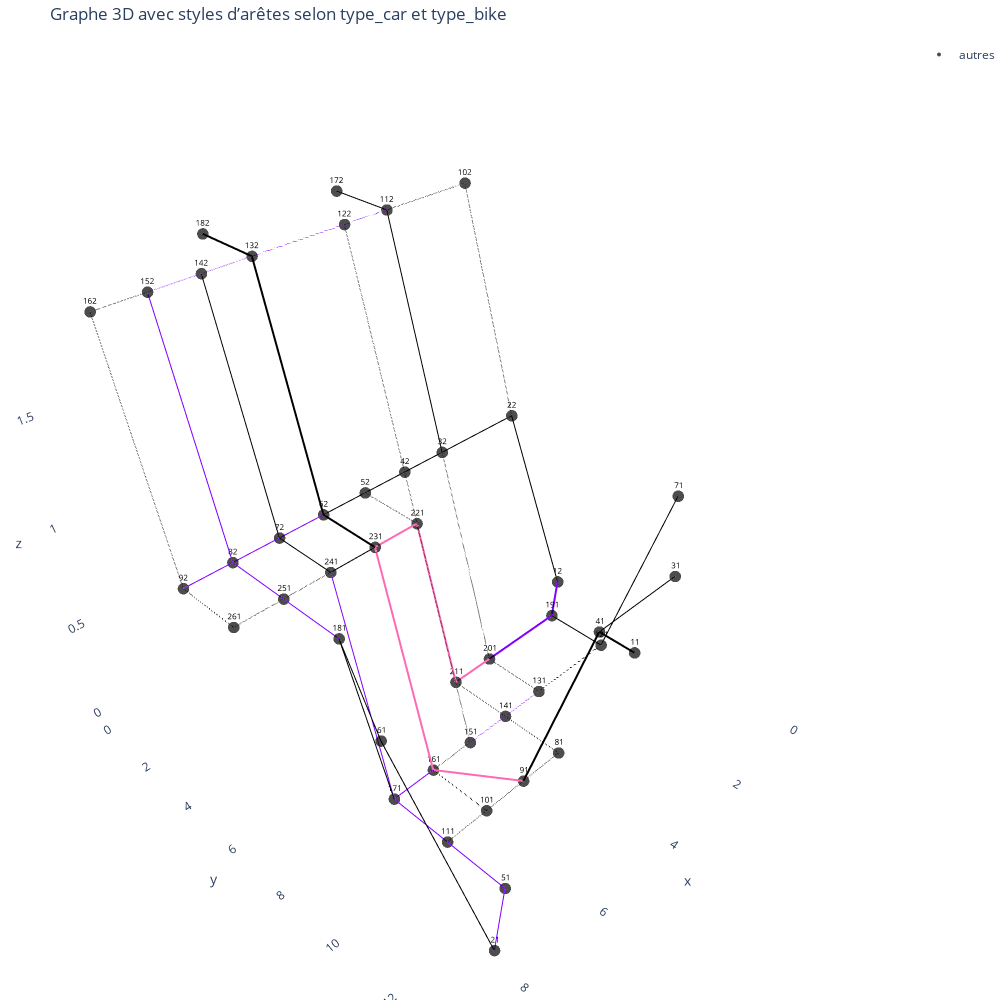

Source (notebook cell):
### Code cell
def get_edge_style(row):
    # couleur selon le type de piste cyclable
    if pd.isna(row["type_bike"]) or row["type_bike"] in ["None", ""]:
        color = "#000000"  # noir
    elif row["type_bike"] == "bike_path":
        color = "#ff69b4"  # rose
    elif row["type_bike"] == "bike_lane":
        color = "#8000ff"  # violet
    else:
        color = "#555555"  # par défaut

    # style selon le type de route
    if row["type_car"] == "primary":
        width = 4
        dash = "solid"
    elif row["type_car"] == "secondary":
        width = 2
        dash = "solid"
    elif row["type_car"] == "tertiary":
        width = 2
        dash = "dot"
    else:
        width = 1
        dash = "solid"

    return color, width, dash

# --- Créer une trace par type de style ---
edge_traces = []

for _, row in edges.iterrows():
    u, v = row["node1"], row["node2"]
    print(u)
    print(v)
    x0, y0, z0 = G.nodes[u]["x"], G.nodes[u]["y"], G.nodes[u]["z"]
    x1, y1, z1 = G.nodes[v]["x"], G.nodes[v]["y"], G.nodes[v]["z"]

    color, width, dash = get_edge_style(row)
    edge_traces.append(
        go.Scatter3d(
            x=[x0, x1],
            y=[y0, y1],
            z=[z0, z1],
            mode="lines",
            line=dict(color=color, width=width, dash=dash),
            hoverinfo="none",
            showlegend=False
        )
    )



# --- Nœuds par type ---
ext_nodes = node_trace("orange", 8, "ext")
act_nodes = node_trace("red", 8, "act")
dom_nodes = node_trace("yellow", 8, "dom")

# --- Nœuds "autres" ---
other_nodes = nodes[~nodes["type"].isin(["ext", "act", "dom"])]
other_trace = go.Scatter3d(
    x=other_nodes["x"], y=other_nodes["y"], z=other_nodes["z"],
    mode='markers+text',
    text=other_nodes["node"],
    hovertext=other_nodes["node"],
    hoverinfo="text",
    marker=dict(size=4, color="black", opacity=0.7),
    name="autres",
    textposition="top center",
    textfont=dict(size=8, color="black")
)

# --- Combiner les traces ---
fig = go.Figure(data=edge_traces + [ext_nodes, act_nodes, dom_nodes, other_trace])

fig.update_layout(
    title="Graphe 3D avec styles d’arêtes selon type_car et type_bike",
    showlegend=True,
    scene=dict(
        xaxis=dict(showbackground=False),
        yaxis=dict(showbackground=False),
        zaxis=dict(showbackground=False)
    ),
    margin=dict(l=0, r=0, b=0, t=40),
    width=1000,
    height=1000

)

### Figure 1 — Plotly figure (JSON) as saved in the notebook; plotly's stock layout.template omitted (floating-point values rounded to 4 significant figures)
{"data": [{"hoverinfo": "none", "line": {"color": "#000000", "dash": "solid", "width": 4}, "mode": "lines", "showlegend": false, "type": "scatter3d", "x": [5, 5], "y": [13, 12], "z": [1, 1]}, {"hoverinfo": "none", "line": {"color": "#000000", "dash": "solid", "width": 2}, "mode": "lines", "showlegend": false, "type": "scatter3d", "x": [5, 3], "y": [12, 12], "z": [1, 1]}, {"hoverinfo": "none", "line": {"color": "#000000", "dash": "solid", "width": 4}, "mode": "lines", "showlegend": false, "type": "scatter3d", "x": [5, 5], "y": [12, 10], "z": [1, 0]}, {"hoverinfo": "none", "line": {"color": "#ff69b4", "dash": "solid", "width": 4}, "mode": "lines", "showlegend": false, "type": "scatter3d", "x": [5, 6], "y": [10, 8], "z": [0, 0]}, {"hoverinfo": "none", "line": {"color": "#000000", "dash": "dot", "width": 2}, "mode": "lines", "showlegend": false, "type": "scatter3d", "x": [5, 6], "y": [10, 10], "z": [0, 0]}, {"hoverinfo": "none", "line": {"color": "#000000", "dash": "dot", "width": 2}, "mode": "lines", "showlegend": false, "type": "scatter3d", "x": [5, 4], "y": [10, 10], "z": [0, 0]}, {"hoverinfo": "none", "line": {"color": "#000000", "dash": "dot", "width": 2}, "mode": "lines", "showlegend": false, "type": "scatter3d", "x": [6, 7], "y": [10, 10], "z": [0, 0]}, {"hoverinfo": "none", "line": {"color": "#000000", "dash": "dot", "width": 2}, "mode": "lines", "showlegend": false, "type": "scatter3d", "x": [6, 6], "y": [10, 8], "z": [0, 0]}, {"hoverinfo": "none", "line": {"color": "#000000", "dash": "dot", "width": 2}, "mode": "lines", "showlegend": false, "type": "scatter3d", "x": [4, 4], "y": [10, 8], "z": [0, 0]}, {"hoverinfo": "none", "line": {"color": "#8000ff", "dash": "dot", "width": 2}, "mode": "lines", "showlegend": false, "type": "scatter3d", "x": [4, 5], "y": [8, 8], "z": [0, 0]}, {"hoverinfo": "none", "line": {"color": "#8000ff", "dash": "solid", "width": 2}, "mode": "lines", "showlegend": false, "type": "scatter3d", "x": [7, 6], "y": [8, 8], "z": [0, 0]}, {"hoverinfo": "none", "line": {"color": "#000000", "dash": "dot", "width": 2}, "mode": "lines", "showlegend": false, "type": "scatter3d", "x": [5, 6], "y": [8, 8], "z": [0, 0]}, {"hoverinfo": "none", "line": {"color": "#8000ff", "dash": "solid", "width": 2}, "mode": "lines", "showlegend": false, "type": "scatter3d", "x": [7, 7], "y": [10, 8], "z": [0, 0]}, {"hoverinfo": "none", "line": {"color": "#8000ff", "dash": "solid", "width": 2}, "mode": "lines", "showlegend": false, "type": "scatter3d", "x": [7, 7], "y": [10, 12], "z": [0, 0]}, {"hoverinfo": "none", "line": {"color": "#8000ff", "dash": "solid", "width": 2}, "mode": "lines", "showlegend": false, "type": "scatter3d", "x": [7, 8], "y": [12, 13], "z": [0, 0]}, {"hoverinfo": "none", "line": {"color": "#000000", "dash": "solid", "width": 2}, "mode": "lines", "showlegend": false, "type": "scatter3d", "x": [8, 9], "y": [13, 11], "z": [0, 1]}, {"hoverinfo": "none", "line": {"color": "#000000", "dash": "solid", "width": 2}, "mode": "lines", "showlegend": false, "type": "scatter3d", "x": [9, 8], "y": [11, 8], "z": [1, 1]}, {"hoverinfo": "none", "line": {"color": "#000000", "dash": "solid", "width": 2}, "mode": "lines", "showlegend": false, "type": "scatter3d", "x": [8, 7], "y": [8, 8], "z": [1, 0]}, {"hoverinfo": "none", "line": {"color": "#8000ff", "dash": "solid", "width": 2}, "mode": "lines", "showlegend": false, "type": "scatter3d", "x": [8, 8], "y": [8, 6], "z": [1, 1]}, {"hoverinfo": "none", "line": {"color": "#000000", "dash": "dot", "width": 2}, "mode": "lines", "showlegend": false, "type": "scatter3d", "x": [8, 7], "y": [6, 6], "z": [1, 1]}, {"hoverinfo": "none", "line": {"color": "#8000ff", "dash": "solid", "width": 2}, "mode": "lines", "showlegend": false, "type": "scatter3d", "x": [7, 7], "y": [6, 8], "z": [1, 0]}, {"hoverinfo": "none", "line": {"color": "#000000", "dash": "solid", "width": 2}, "mode": "lines", "showlegend": false, "type": "scatter3d", "x": [7, 6], "y": [6, 6], "z": [1, 1]}, {"hoverinfo": "none", "line": {"color": "#ff69b4", "dash": "solid", "width": 4}, "mode": "lines", "showlegend": false, "type": "scatter3d", "x": [6, 6], "y": [6, 8], "z": [1, 0]}, {"hoverinfo": "none", "line": {"color": "#ff69b4", "dash": "solid", "width": 4}, "mode": "lines", "showlegend": false, "type": "scatter3d", "x": [6, 5], "y": [6, 6], "z": [1, 1]}, {"hoverinfo": "none", "line": {"color": "#000000", "dash": "dot", "width": 2}, "mode": "lines", "showlegend": false, "type": "scatter3d", "x": [5, 5], "y": [6, 8], "z": [1, 0]}, {"hoverinfo": "none", "line": {"color": "#ff69b4", "dash": "solid", "width": 4}, "mode": "lines", "showlegend": false, "type": "scatter3d", "x": [5, 4], "y": [6, 6], "z": [1, 0]}, {"hoverinfo": "none", "line": {"color": "#000000", "dash": "dot", "width": 2}, "mode": "lines", "showlegend": false, "type": "scatter3d", "x": [4, 4], "y": [6, 8], "z": [0, 0]}, {"hoverinfo": "none", "line": {"color": "#ff69b4", "dash": "solid", "width": 4}, "mode": "lines", "showlegend": false, "type": "scatter3d", "x": [4, 3], "y": [6, 6], "z": [0, 0]}, {"hoverinfo": "none", "line": {"color": "#000000", "dash": "dot", "width": 2}, "mode": "lines", "showlegend": false, "type": "scatter3d", "x": [3, 3], "y": [6, 8], "z": [0, 0]}, {"hoverinfo": "none", "line": {"color": "#8000ff", "dash": "dot", "width": 2}, "mode": "lines", "showlegend": false, "type": "scatter3d", "x": [3, 4], "y": [8, 8], "z": [0, 0]}, {"hoverinfo": "none", "line": {"color": "#000000", "dash": "dot", "width": 2}, "mode": "lines", "showlegend": false, "type": "scatter3d", "x": [3, 1], "y": [8, 8], "z": [0, 0]}, {"hoverinfo": "none", "line": {"color": "#000000", "dash": "solid", "width": 2}, "mode": "lines", "showlegend": false, "type": "scatter3d", "x": [1, 1], "y": [8, 10], "z": [0, 1]}, {"hoverinfo": "none", "line": {"color": "#000000", "dash": "solid", "width": 2}, "mode": "lines", "showlegend": false, "type": "scatter3d", "x": [1, 1], "y": [8, 6], "z": [0, 0]}, {"hoverinfo": "none", "line": {"color": "#8000ff", "dash": "solid", "width": 4}, "mode": "lines", "showlegend": false, "type": "scatter3d", "x": [1, 3], "y": [6, 6], "z": [0, 0]}, {"hoverinfo": "none", "line": {"color": "#8000ff", "dash": "solid", "width": 4}, "mode": "lines", "showlegend": false, "type": "scatter3d", "x": [1, 0], "y": [6, 5], "z": [0, 0]}, {"hoverinfo": "none", "line": {"color": "#000000", "dash": "dot", "width": 2}, "mode": "lines", "showlegend": false, "type": "scatter3d", "x": [8, 9], "y": [6, 6], "z": [1, 1]}, {"hoverinfo": "none", "line": {"color": "#000000", "dash": "solid", "width": 2}, "mode": "lines", "showlegend": false, "type": "scatter3d", "x": [0, 1], "y": [5, 4], "z": [0, 1]}, {"hoverinfo": "none", "line": {"color": "#000000", "dash": "solid", "width": 2}, "mode": "lines", "showlegend": false, "type": "scatter3d", "x": [1, 3], "y": [4, 4], "z": [1, 1]}, {"hoverinfo": "none", "line": {"color": "#000000", "dash": "dot", "width": 2}, "mode": "lines", "showlegend": false, "type": "scatter3d", "x": [3, 3], "y": [4, 6], "z": [1, 0]}, {"hoverinfo": "none", "line": {"color": "#000000", "dash": "dot", "width": 2}, "mode": "lines", "showlegend": false, "type": "scatter3d", "x": [4, 4], "y": [4, 6], "z": [1, 0]}, {"hoverinfo": "none", "line": {"color": "#000000", "dash": "solid", "width": 2}, "mode": "lines", "showlegend": false, "type": "scatter3d", "x": [3, 4], "y": [4, 4], "z": [1, 1]}, {"hoverinfo": "none", "line": {"color": "#000000", "dash": "solid", "width": 2}, "mode": "lines", "showlegend": false, "type": "scatter3d", "x": [4, 5], "y": [4, 4], "z": [1, 1]}, {"hoverinfo": "none", "line": {"color": "#000000", "dash": "dot", "width": 2}, "mode": "lines", "showlegend": false, "type": "scatter3d", "x": [5, 5], "y": [4, 6], "z": [1, 1]}, {"hoverinfo": "none", "line": {"color": "#000000", "dash": "solid", "width": 2}, "mode": "lines", "showlegend": false, "type": "scatter3d", "x": [5, 6], "y": [4, 4], "z": [1, 1]}, {"hoverinfo": "none", "line": {"color": "#000000", "dash": "solid", "width": 4}, "mode": "lines", "showlegend": false, "type": "scatter3d", "x": [6, 6], "y": [4, 6], "z": [1, 1]}, {"hoverinfo": "none", "line": {"color": "#8000ff", "dash": "solid", "width": 2}, "mode": "lines", "showlegend": false, "type": "scatter3d", "x": [6, 7], "y": [4, 4], "z": [1, 1]}, {"hoverinfo": "none", "line": {"color": "#000000", "dash": "solid", "width": 2}, "mode": "lines", "showlegend": false, "type": "scatter3d", "x": [7, 7], "y": [4, 6], "z": [1, 1]}, {"hoverinfo": "none", "line": {"color": "#8000ff", "dash": "solid", "width": 2}, "mode": "lines", "showlegend": false, "type": "scatter3d", "x": [7, 8], "y": [4, 4], "z": [1, 1]}, {"hoverinfo": "none", "line": {"color": "#8000ff", "dash": "solid", "width": 2}, "mode": "lines", "showlegend": false, "type": "scatter3d", "x": [8, 8], "y": [4, 6], "z": [1, 1]}, {"hoverinfo": "none", "line": {"color": "#000000", "dash": "dot", "width": 2}, "mode": "lines", "showlegend": false, "type": "scatter3d", "x": [9, 9], "y": [6, 4], "z": [1, 1]}, {"hoverinfo": "none", "line": {"color": "#8000ff", "dash": "solid", "width": 2}, "mode": "lines", "showlegend": false, "type": "scatter3d", "x": [8, 9], "y": [4, 4], "z": [1, 1]}, {"hoverinfo": "none", "line": {"color": "#000000", "dash": "dot", "width": 2}, "mode": "lines", "showlegend": false, "type": "scatter3d", "x": [1, 1], "y": [4, 2], "z": [1, 2]}, {"hoverinfo": "none", "line": {"color": "#000000", "dash": "dot", "width": 2}, "mode": "lines", "showlegend": false, "type": "scatter3d", "x": [1, 3], "y": [2, 2], "z": [2, 2]}, {"hoverinfo": "none", "line": {"color": "#000000", "dash": "solid", "width": 2}, "mode": "lines", "showlegend": false, "type": "scatter3d", "x": [3, 3], "y": [2, 4], "z": [2, 1]}, {"hoverinfo": "none", "line": {"color": "#8000ff", "dash": "dot", "width": 2}, "mode": "lines", "showlegend": false, "type": "scatter3d", "x": [3, 4], "y": [2, 2], "z": [2, 2]}, {"hoverinfo": "none", "line": {"color": "#000000", "dash": "dot", "width": 2}, "mode": "lines", "showlegend": false, "type": "scatter3d", "x": [4, 4], "y": [2, 4], "z": [2, 1]}, {"hoverinfo": "none", "line": {"color": "#8000ff", "dash": "dot", "width": 2}, "mode": "lines", "showlegend": false, "type": "scatter3d", "x": [4, 6], "y": [2, 2], "z": [2, 2]}, {"hoverinfo": "none", "line": {"color": "#000000", "dash": "solid", "width": 4}, "mode": "lines", "showlegend": false, "type": "scatter3d", "x": [6, 6], "y": [2, 4], "z": [2, 1]}, {"hoverinfo": "none", "line": {"color": "#8000ff", "dash": "dot", "width": 2}, "mode": "lines", "showlegend": false, "type": "scatter3d", "x": [6, 7], "y": [2, 2], "z": [2, 2]}, {"hoverinfo": "none", "line": {"color": "#000000", "dash": "solid", "width": 2}, "mode": "lines", "showlegend": false, "type": "scatter3d", "x": [7, 7], "y": [2, 4], "z": [2, 1]}, {"hoverinfo": "none", "line": {"color": "#8000ff", "dash": "dot", "width": 2}, "mode": "lines", "showlegend": false, "type": "scatter3d", "x": [7, 8], "y": [2, 2], "z": [2, 2]}, {"hoverinfo": "none", "line": {"color": "#8000ff", "dash": "solid", "width": 2}, "mode": "lines", "showlegend": false, "type": "scatter3d", "x": [8, 8], "y": [2, 4], "z": [2, 1]}, {"hoverinfo": "none", "line": {"color": "#000000", "dash": "dot", "width": 2}, "mode": "lines", "showlegend": false, "type": "scatter3d", "x": [8, 9], "y": [2, 2], "z": [2, 2]}, {"hoverinfo": "none", "line": {"color": "#000000", "dash": "dot", "width": 2}, "mode": "lines", "showlegend": false, "type": "scatter3d", "x": [9, 9], "y": [2, 4], "z": [2, 1]}, {"hoverinfo": "none", "line": {"color": "#000000", "dash": "solid", "width": 2}, "mode": "lines", "showlegend": false, "type": "scatter3d", "x": [3, 3], "y": [0, 2], "z": [2, 2]}, {"hoverinfo": "none", "line": {"color": "#000000", "dash": "solid", "width": 4}, "mode": "lines", "showlegend": false, "type": "scatter3d", "x": [6, 6], "y": [0, 2], "z": [2, 2]}, {"hoverinfo": "text", "hovertext": [], "marker": {"color": "orange", "opacity": 0.9, "size": 8}, "mode": "markers+text", "name": "ext", "text": [], "textfont": {"color": "orange", "size": 10}, "textposition": "top center", "type": "scatter3d", "x": [], "y": [], "z": []}, {"hoverinfo": "text", "hovertext": [], "marker": {"color": "red", "opacity": 0.9, "size": 8}, "mode": "markers+text", "name": "act", "text": [], "textfont": {"color": "red", "size": 10}, "textposition": "top center", "type": "scatter3d", "x": [], "y": [], "z": []}, {"hoverinfo": "text", "hovertext": [], "marker": {"color": "yellow", "opacity": 0.9, "size": 8}, "mode": "markers+text", "name": "dom", "text": [], "textfont": {"color": "yellow", "size": 10}, "textposition": "top center", "type": "scatter3d", "x": [], "y": [], "z": []}, {"hoverinfo": "text", "hovertext": [11.0, 21.0, 31.0, 41.0, 51.0, 61.0, 71.0, 81.0, 91.0, 101.0, 111.0, 121.0, 131.0, 141.0, 151.0, 161.0, 171.0, 181.0, 191.0, 201.0, 211.0, 221.0, 231.0, 241.0, 251.0, 261.0, 12.0, 22.0, 32.0, 42.0, 52.0, 62.0, 72.0, 82.0, 92.0, 102.0, 112.0, 122.0, 132.0, 142.0, 152.0, 162.0, 172.0, 182.0], "marker": {"color": "black", "opacity": 0.7, "size": 4}, "mode": "markers+text", "name": "autres", "text": [11.0, 21.0, 31.0, 41.0, 51.0, 61.0, 71.0, 81.0, 91.0, 101.0, 111.0, 121.0, 131.0, 141.0, 151.0, 161.0, 171.0, 181.0, 191.0, 201.0, 211.0, 221.0, 231.0, 241.0, 251.0, 261.0, 12.0, 22.0, 32.0, 42.0, 52.0, 62.0, 72.0, 82.0, 92.0, 102.0, 112.0, 122.0, 132.0, 142.0, 152.0, 162.0, 172.0, 182.0], "textfont": {"color": "black", "size": 8}, "textposition": "top center", "type": "scatter3d", "x": [5, 8, 3, 5, 7, 9, 1, 4, 5, 6, 7, 1, 3, 4, 5, 6, 7, 8, 1, 3, 4, 5, 6, 7, 8, 9, 0, 1, 3, 4, 5, 6, 7, 8, 9, 1, 3, 4, 6, 7, 8, 9, 3, 6], "y": [13, 13, 12, 12, 12, 11, 10, 10, 10, 10, 10, 8, 8, 8, 8, 8, 8, 8, 6, 6, 6, 6, 6, 6, 6, 6, 5, 4, 4, 4, 4, 4, 4, 4, 4, 2, 2, 2, 2, 2, 2, 2, 0, 0], "z": [1, 0, 1, 1, 0, 1, 1, 0, 0, 0, 0, 0, 0, 0, 0, 0, 0, 1, 0, 0, 0, 1, 1, 1, 1, 1, 0, 1, 1, 1, 1, 1, 1, 1, 1, 2, 2, 2, 2, 2, 2, 2, 2, 2]}], "layout": {"height": 1000, "margin": {"b": 0, "l": 0, "r": 0, "t": 40}, "scene": {"xaxis": {"showbackground": false}, "yaxis": {"showbackground": false}, "zaxis": {"showbackground": false}}, "showlegend": true, "title": {"text": "Graphe 3D avec styles d’arêtes selon type_car et type_bike"}, "width": 1000}}
